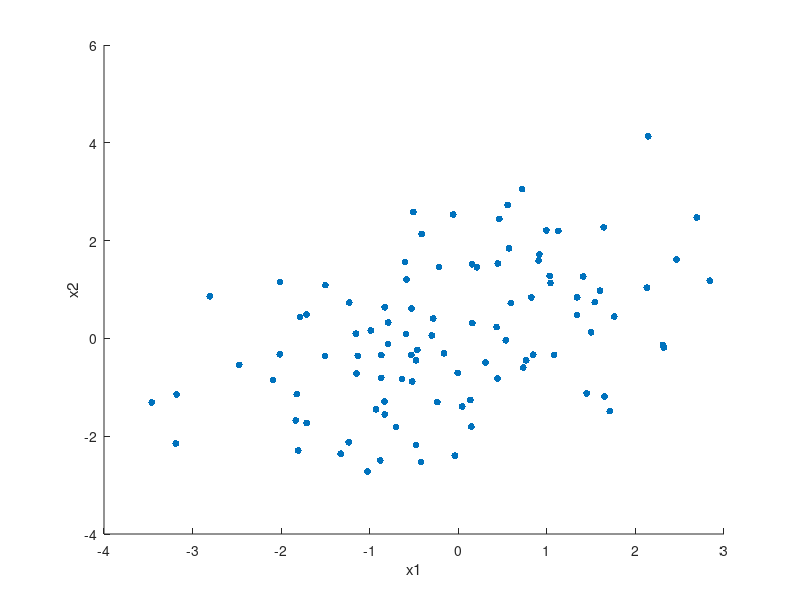

This chart was generated by the following MATLAB code: (Note: this script raises an error after producing the figure.)
% This MATLAB script is to introduce the basic concepts of
% psychophysiological interaction (PPI) of functional MRI (fMRI) data
% Author: Xin Di, PhD

% Part 1 simple correlation
% Generate simulated variables
x_common = randn(100,1);  % A common signal that give rises to correlation
x1 = x_common + randn(100,1);  % Simulated IQ
x2 = x_common + randn(100,1);  % Simulated brain volume

% Plot the relationship and calculate correlation
figure; scatter(x1,x2,25,'filled');
xlabel('x1');ylabel('x2');
[r,p] = corr(x1,x2)


% Part 2 different relationships between two groups
% Generate simulated variables
x_common = randn(100,1);  % A common signal that give rises to correlation
x1_conA = x_common + randn(100,1);  % Simulated IQ
x2_conA = x_common + randn(100,1);  % Simulated brain volume
x1_conB = randn(100,1);  % Simulated IQ
x2_conB = randn(100,1);  % Simulated brain volume

% concatenate male and female data as whole variables
x1 = [x1_conA;x1_conB];
x2 = [x2_conA;x2_conB];
condition = [ones(100,1);zeros(100,1)];

figure; scatter(x1,x2,25,condition,'filled');
xlabel('x1');ylabel('x2');
[r,p] = corr(x1,x2)
[r_conA,p_conA] = corr(x1_conA,x2_conA)
[r_conB,p_conB] = corr(x1_conB,x2_conB)


% Part3 Different methods to examine correlation (slope) differences 
design_matrix1 = [[x1_conA;zeros(100,1)],[zeros(100,1);x1_conB],condition]; % omitted constant term because regstats will be used
design_matrix2 = [x1,condition,x1.*condition];

figure; subplot(1,2,1);imagesc(design_matrix1)
subplot(1,2,2);imagesc(design_matrix2);colormap('gray')

s = regstats(x2,design_matrix1);
[s.tstat.beta, s.tstat.se, s.tstat.t, s.tstat.pval];
[p,F] = linhyptest(s.beta, s.covb, 0, [0 1 -1 0], s.tstat.dfe)

s = regstats(x2,design_matrix2);
[s.tstat.t(4), s.tstat.pval(4)]


% Part 4 differences of centering
design_matrix3 = [x1,condition,x1.*detrend(condition,'constant')];

figure; subplot(1,2,1);imagesc(design_matrix2)
subplot(1,2,2);imagesc(design_matrix3);colormap('gray')

figure; subplot(1,3,1);scatter(x1,x2,25,condition,'filled');
subplot(1,3,2);scatter(x1,design_matrix2(:,3), 25,condition,'filled');
subplot(1,3,3);scatter(x1,design_matrix3(:,3), 25,condition,'filled');


s = regstats(x2,design_matrix2);
[s.tstat.t(4), s.tstat.pval(4)]

s = regstats(x2,design_matrix3);
[s.tstat.t(4), s.tstat.pval(4)]


% Part 5 different relationships between two groups
% Generate simulated variables
x_common = randn(100,1);  % A common signal that give rises to correlation
x1_conA = randn(100,1);  % Simulated IQ
x2_conA = randn(100,1);  % Simulated brain volume
x1_conB = - x_common + randn(100,1);  % Simulated IQ
x2_conB = x_common + randn(100,1);  % Simulated brain volume

% concatenate male and female data as whole variables
x1 = [x1_conA;x1_conB];
x2 = [x2_conA;x2_conB];
condition = [ones(100,1);zeros(100,1)];

figure; scatter(x1,x2,25,condition,'filled');
xlabel('x1');ylabel('x2');
[r_conA,p_conA] = corr(x1_conA,x2_conA)
[r_conB,p_conB] = corr(x1_conB,x2_conB)

% Construct design matrix and run statistics
design_matrix1 = [x1,condition,x1.*condition];
design_matrix2 = [x1,condition,x1.*detrend(condition,'constant')];

s = regstats(x2,design_matrix1);
[s.tstat.t(4), s.tstat.pval(4)]

s = regstats(x2,design_matrix2);
[s.tstat.t(4), s.tstat.pval(4)]
